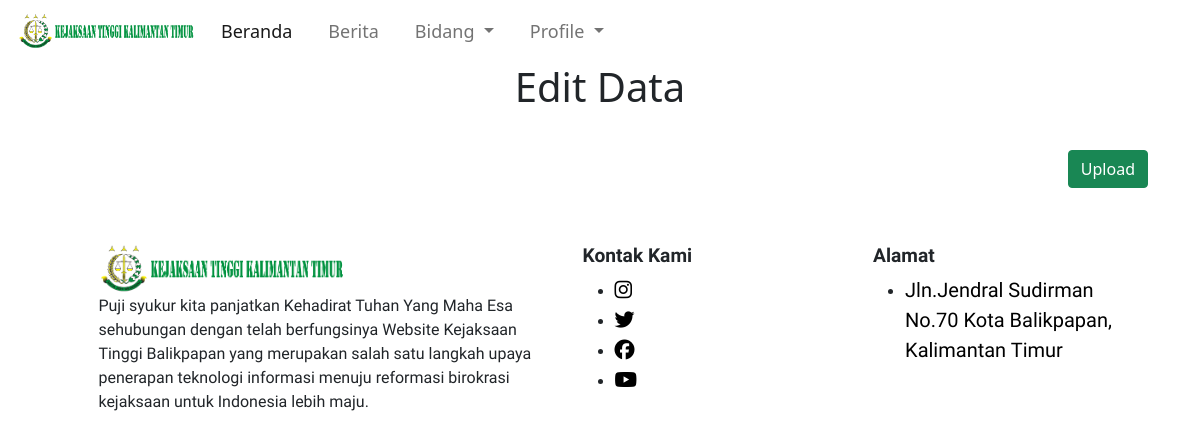
Before: /db/edit.php?judul=Kegiatan Jaksa Menyapa dengan Restorative Justice (signed in) with the older database file.
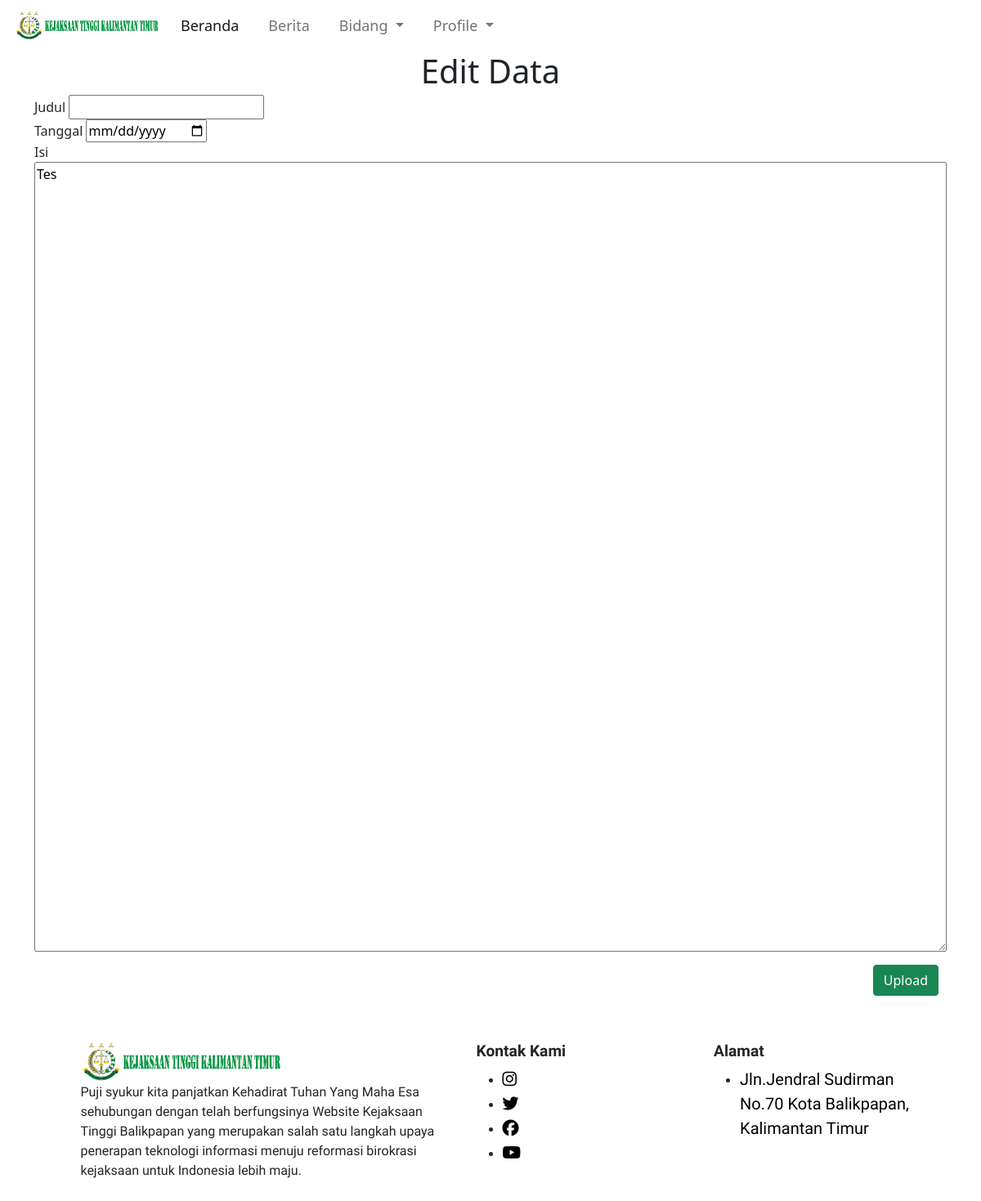
After: the same page with the newer database file.
### tables this page shows
CREATE TABLE `berita` (
  `ID_Berita` int(11) NOT NULL,
  `ID_Admin` int(11) NOT NULL,
  `Jenis` varchar(50) NOT NULL,
  `Gambar` varchar(50) NOT NULL,
  `Judul` varchar(100) NOT NULL,
  `Tanggal` date NOT NULL,
  `Isi` varchar(5000) NOT NULL
);

### db/edit.php (the view, shortened to what this page needs)
<?php
    require "koneksi.php";
    if (isset($_GET['judul'])) {
      $judul = $_GET['judul'];
      $result = mysqli_query($conn,"SELECT*FROM berita WHERE Judul ='$judul'");
    }
    $username = $_SESSION['username'];
    if($username == '' ){
        header('location:../login.php');
    }else{
?>
<!DOCTYPE html>
<html lang="en">
<head>
<link rel="stylesheet" href="../../assets/style.css">
<link href="https://cdn.jsdelivr.net/npm/bootstrap@5.0.2/dist/css/bootstrap.min.css"
rel="stylesheet"
crossorigin="anonymous">
</head>
<body>
<header>
<nav class="navbar navbar-expand-lg navbar-light bg-white" >
<div class="container-fluid">
<a class="navbar-brand" href="#">
    <img src="../assets/Image/icon.png" style="width:180px;" alt="">
</a>
<div class="collapse navbar-collapse" id="navbarNavDropdown" style="font-weight:bold;">
    <ul class="navbar-nav">
    <li class="nav-item">
        <a class="nav-link active" aria-current="page" href="../index.php">Beranda</a>
    </li>
    <li class="nav-item">
        <a class="nav-link" href="../Main/menu.php">Berita</a>
    </li>
    <li class="nav-item dropdown">
        <a class="nav-link dropdown-toggle" href="#" id="navbarDropdown" role="button" data-bs-toggle="dropdown" aria-expanded="false">
        Bidang
        </a>
    </li>
    <li class="nav-item dropdown">
        <a class="nav-link dropdown-toggle" href="#" id="navbarDropdown" role="button" data-bs-toggle="dropdown" aria-expanded="false">
        Profile
        </a>
    </li>
    </ul>
</div>
</div>
</nav>
</header>
<body>
<div class="container">
    <h1 style="text-align:center; margin-bottom:5px;">Edit Data</h1>
    <form action="" method="POST" enctype="multipart/form-data">
    <?php
    while($row=mysqli_fetch_assoc($result)){
    echo'Judul
    <input type="text" name="judul"></input>
    <br>
    Tanggal
    <input type="date" name="tanggal"></input>
    <br>
    Isi
    <textarea name="isi" style="width:100%;" rows="40" id="isi">'.$row["Isi"].'</textarea>';
    };?>
        <br>
        <button class="btn btn-success" type="submit" name="tambah" style="margin:10px; float:right;">Upload</button>
    </form>
<?php }?>
</div>
<link rel="stylesheet" href="https://cdnjs.cloudflare.com/ajax/libs/font-awesome/4.7.0/css/font-awesome.min.css">
<footer>
  <div class="footers container-fluid" style="padding-left:50px; padding-bottom:10%;">
    <div class="row justify-content-center">
      <div class="col-sm-5">
        <img src="../assets/Image/icon.png" style="width:250px;" alt="">
        <br>
        <a style="font-size:medium;">Puji syukur kita panjatkan Kehadirat Tuhan Yang Maha Esa sehubungan dengan telah berfungsinya Website Kejaksaan Tinggi Balikpapan yang merupakan salah satu langkah upaya penerapan teknologi informasi menuju reformasi birokrasi kejaksaan untuk Indonesia lebih maju.</a>
      </div>
      <div class="col-md-3">
        <h6 style="font-weight: bold; font-size:larger;">Kontak Kami</h6>
        <ul class="social-icons">
          <li><a class="instagram" href="https://www.instagram.com/kejari.balikpapan/"><i class="fa fa-instagram"></i></a></li>
          <li><a class="twitter" href="https://twitter.com/KN_Balikpapan"><i class="fa fa-twitter"></i></a></li>
          <li><a class="facebook" href=" https://www.facebook.com/kejari.balikpapan/?_rdc=1&_rdr"><i class="fa fa-facebook"></i></a></li>
          <li><a class="youtube" href="https://www.youtube.com/@kejari.balikpapan848"><i class="fa fa-youtube"></i></a></li>
        </ul>
      </div>
      <div class="col-md-3">
        <h6 style="font-weight: bold; font-size:larger;">Alamat</h6>
        <ul class="footer-links">
          <li><a href="https://goo.gl/maps/HHyHtfyVDYx34YFi8" style="text-decoration:none; color:black;"> Jln.Jendral Sudirman No.70 Kota Balikpapan, Kalimantan Timur</a></li>
        </ul>
      </div>
    </div>
  </div>
</footer>
</body>

Changed rows visible on the page:
added berita: isi "Tes"
